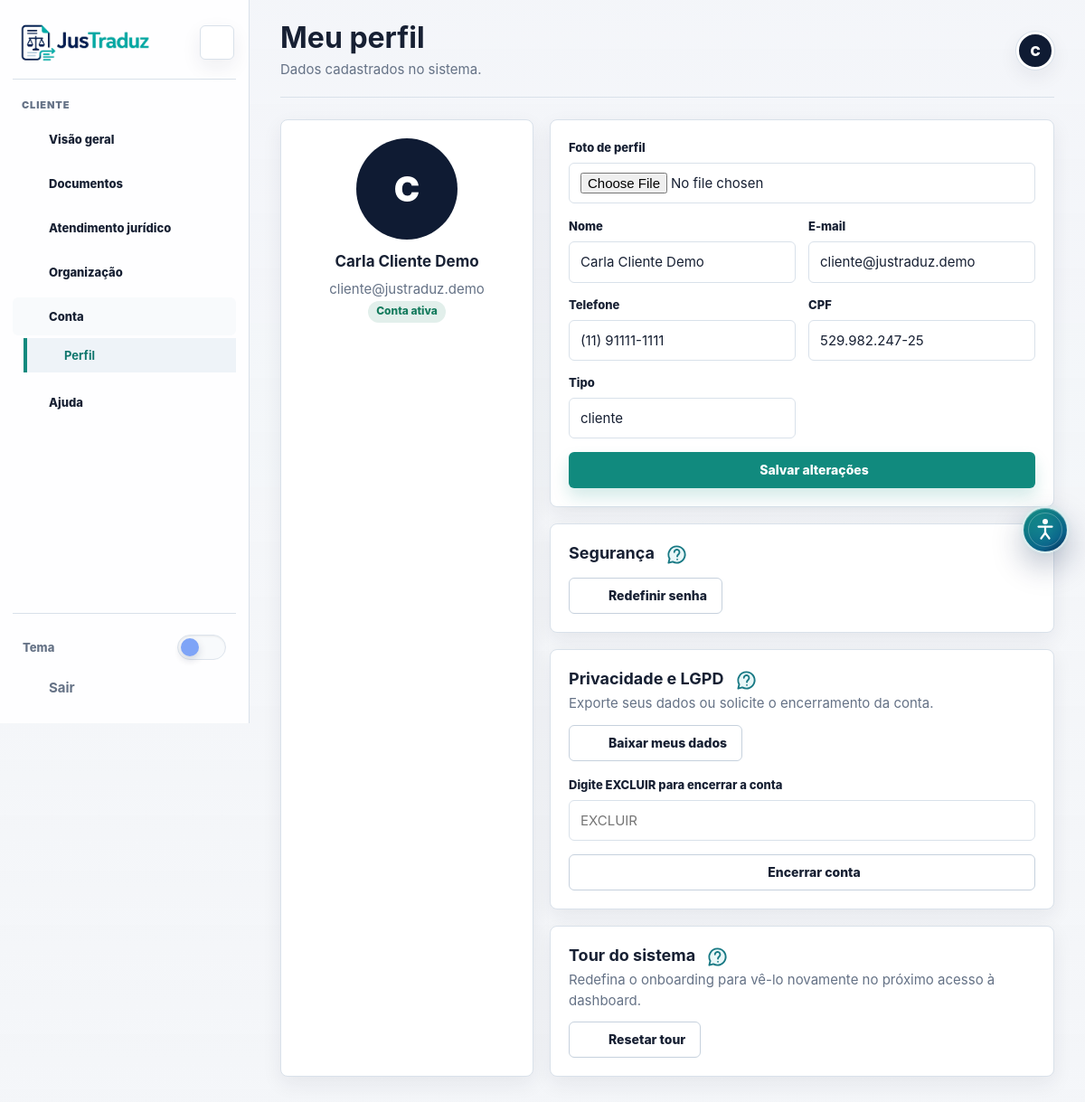
Screenshot of /frontend/perfil.php (signed in) with the database file from the repository.
### tables this page shows
CREATE TABLE IF NOT EXISTS users (
    id INT AUTO_INCREMENT PRIMARY KEY,
    nome VARCHAR(100) NOT NULL,
    email VARCHAR(100) UNIQUE NOT NULL,
    senha VARCHAR(255) NOT NULL,
    tipo ENUM('cliente', 'advogado', 'estagiario', 'admin') NOT NULL,
    
    oab VARCHAR(20),
    oab_uf VARCHAR(10),
    oab_status VARCHAR(50),
    oab_rejection_reason TEXT NULL,
    oab_submitted_at DATETIME NULL,
    oab_validated_at DATETIME NULL,
    oab_validated_by INT NULL,
    oab_parametro TEXT,
    oab_verificado BOOLEAN DEFAULT FALSE,

     
    oab_tipo VARCHAR(50),
    status_cna ENUM('pendente', 'verificado', 'invalido', 'nao_encontrado') DEFAULT 'pendente',
    cna_validado_em DATETIME NULL,
    cna_origem VARCHAR(50) NULL,
    cna_payload_cache TEXT NULL,
    cna_ultimo_erro TEXT NULL,
    cna_tentativas INT DEFAULT 0,
    
    telefone VARCHAR(25),
    cpf VARCHAR(14),
    foto_perfil VARCHAR(255),
    google_sub VARCHAR(255) UNIQUE,
    google_picture VARCHAR(255),
    google_linked_at DATETIME NULL,
    provider VARCHAR(30) NULL,
    profile_completed BOOLEAN DEFAULT TRUE,
    email_verified_at DATETIME NULL,
    status ENUM('ativo','inativo') DEFAULT 'ativo',
    created_at TIMESTAMP DEFAULT CURRENT_TIMESTAMP,
    updated_at DATETIME NULL DEFAULT NULL ON UPDATE CURRENT_TIMESTAMP,
    INDEX idx_users_tipo_status (tipo, status),
    UNIQUE KEY uniq_users_cpf (cpf),
    INDEX idx_users_oab_status (oab_status),
    INDEX idx_users_provider (provider),
    INDEX idx_users_google_sub (google_sub),
    FOREIGN KEY (oab_validated_by) REFERENCES users(id) ON DELETE SET NULL
) DEFAULT CHARSET=utf8mb4;

### frontend/app/ui/components.php (the view, shortened to what the rows shown need)
<?php
function render_sidebar(string $type, string $active, bool $isAdminPath = false): void
{
    $logoutPath = app_url('/backend/public/index.php?rota=/auth/logout');
    $label = sidebar_profile_label($type);
    $navigationModules = sidebar_navigation_modules($type, $isAdminPath);
    ?>
    <aside class="sidebar" id="dashboard-sidebar" data-sidebar aria-label="Navegação principal">
      <div class="sidebar-head">
        <button type="button" class="sidebar-brand" data-sidebar-brand-toggle aria-controls="dashboard-sidebar" aria-expanded="true" aria-label="Logo JusTraduz">
        </button>
        <button type="button" class="sidebar-toggle" data-sidebar-toggle aria-controls="dashboard-sidebar" aria-expanded="true" aria-label="Recolher menu lateral" title="Recolher menu lateral">
        </button>
      </div>
      <div class="side-label"><?= e($label) ?></div>
      <nav class="sidebar-navigation" aria-label="Módulos da aplicação">
        <?php foreach ($navigationModules as $module): ?>
          <?php
            $moduleActive = false;
            foreach ($module['items'] as $moduleItem) {
                if (sidebar_item_is_active($moduleItem['href'], $active)) {
                    $moduleActive = true;
                    break;
                }
            }
          ?>
          <section class="sidebar-module<?= $moduleActive ? ' is-open has-active-item' : '' ?>" data-sidebar-module data-module-key="<?= e($type . ':' . $module['id']) ?>">
          </section>
        <?php endforeach; ?>
        <section class="sidebar-module" data-sidebar-module data-module-key="<?= e($type . ':help') ?>">
        </section>
      </nav>
      <div class="sidebar-footer">
        <div class="sidebar-theme-control">
        </div>
        <form action="<?= e($logoutPath) ?>" method="post">
        </form>
      </div>
    </aside>
    <link rel="stylesheet" href="<?= e(context_help_asset_path($isAdminPath, 'css')) ?>">
    <?php
}
    ?>
    <?php
function help_icon(string $title, string $description): string
{
    return '<button type="button" class="help-dot"'
        . ' data-help-title="' . e($title) . '"'
        . ' data-help-description="' . e($description) . '"'
        . ' aria-label="Ajuda: ' . e($title) . '">'
        . icon_svg('help-bubble')
        . '</button>';
}
function context_help_description(string $label, string $profile = ''): string
{
    $normalized = strtolower(iconv('UTF-8', 'ASCII//TRANSLIT//IGNORE', $label) ?: $label);
    foreach ($descriptions as $needle => $description) {
        if (str_contains($normalized, $needle)) {
            return $description;
        }
    }
    return 'Use esta página para consultar e executar as funções disponíveis. Confira as informações antes de alterar e não exponha dados pessoais ou jurídicos.';
}
function render_onboarding_assets(
    string $tourKey,
    string $tourVersion,
    string $profile,
    bool $autoStart = true
): void {
    $isAdminPath = str_contains($_SERVER['SCRIPT_NAME'] ?? '', '/frontend/admin/');
    $assetPrefix = $isAdminPath ? '../' : '';
    ?>
    <link rel="stylesheet" href="<?= e($assetPrefix) ?>assets/css/onboarding.css?v=2026.06.11-8">
    <?php
}
function render_topbar(string $title, string $subtitle, string $roleLabel): void
{
    ?>
    <header class="topbar">
      <div>
        <h1><?= e($title) ?> <?= help_icon('Sobre esta página', context_help_description($title, current_user_type())) ?></h1>
      </div>
    </header>
    <?php
}
function context_help_asset_path(bool $isAdminPath, string $type): string
{
    $path = $isAdminPath ? '../assets/' : 'assets/';
    return $path . ($type === 'css' ? 'css/onboarding.css' : 'js/context-help.js') . '?v=2026.06.11-7';
}
function sidebar_profile_label(string $type): string
{
    return match ($type) {
        'advogado' => 'Advogado',
        'estagiario' => 'Estagiário',
        'admin' => 'Administração',
        default => 'Cliente',
    };
}

### frontend/pages/app/perfil.php (shortened to what the rows shown need)
<?php
require_once dirname(__DIR__, 2) . '/app/bootstrap.php';
$type = current_user_type();
$user = fetch_one(
    $pdo,
    'SELECT nome, email, tipo, telefone, cpf, foto_perfil, google_picture, oab, oab_uf, oab_status, oab_verificado, status_cna, cna_validado_em, cna_origem, cna_ultimo_erro
     FROM users
     WHERE id = ?',
    [current_user_id()]
);
$profileTourKey = match ($type) {
    'advogado' => 'dashboard_advogado',
    'estagiario' => 'dashboard_estagiario',
    'admin' => 'dashboard_admin',
    default => 'dashboard_cliente',
};
?>
<!DOCTYPE html>
<html lang="pt-BR">
<head>
  <link rel="stylesheet" href="assets/css/style.css?v=sidebar-open-button-1">
</head>
<body>
  <div class="app-shell">
    <?php render_sidebar($type, 'perfil.php'); ?>
    <main class="app-main">
      <?php render_topbar('Meu perfil', 'Dados cadastrados no sistema.', current_user_name()); ?>
      <section class="profile-layout">
        <aside class="card text-center">
          <div class="profile-photo">
            <span class="avatar-initial"><?= e(substr($user['nome'] ?? 'U', 0, 1)) ?></span>
          </div>
          <h3><?= e($user['nome'] ?? '') ?></h3>
          <p><?= e($user['email'] ?? '') ?></p>
          <p class="mt-12"><span class="badge badge-success">Conta ativa</span></p>
        </aside>
        <div class="profile-main">
          <form class="card auth-form" action="<?= e(app_url('/backend/public/index.php?rota=/profile/update')) ?>" method="post" enctype="multipart/form-data">
            <div class="form-grid">
              <div class="field"><label for="nome">Nome</label><input class="input" id="nome" name="nome" value="<?= e($user['nome'] ?? '') ?>" required></div>
              <div class="field"><label for="email">E-mail</label><input class="input" id="email" name="email" type="email" value="<?= e($user['email'] ?? '') ?>" required></div>
              <div class="field"><label for="telefone">Telefone</label><input class="input" id="telefone" name="telefone" type="tel" inputmode="tel" autocomplete="tel" maxlength="15" placeholder="(00) 00000-0000" value="<?= e($user['telefone'] ?? '') ?>"></div>
              <?php if (($user['tipo'] ?? '') === 'cliente'): ?>
                <div class="field"><label for="cpf">CPF</label><input class="input" id="cpf" name="cpf" type="text" inputmode="numeric" maxlength="14" placeholder="000.000.000-00" value="<?= e($user['cpf'] ?? '') ?>"></div>
              <?php endif; ?>
              <div class="field"><label for="tipo">Tipo</label><input class="input" id="tipo" value="<?= e($user['tipo'] ?? '') ?>" disabled></div>
            </div>
          </form>
          <section class="card">
            <div class="dash-section-title"><h2>Segurança</h2></div>
          </section>
          <section class="card">
            <div class="dash-section-title">
              <div>
                <h2>Privacidade e LGPD</h2>
              </div>
            </div>
          </section>
          <section class="card">
            <div class="dash-section-title">
              <div>
                <h2>Tour do sistema</h2>
              </div>
            </div>
          </section>
        </div>
      </section>
    </main>
  </div>
  <?php render_onboarding_assets($profileTourKey, '2026.06.11', $type, false); ?>
</body>
</html>

### rows the page displays
users: tipo "CLIENTE", nome "C", nome "Carla Cliente Demo", email "cliente@justraduz.demo", telefone "(11) 91111-1111", cpf "529.982.247-25", tipo "cliente"

### other values shown
$module['label'] "Visão geral"
$module['label'] "Documentos"
$module['label'] "Atendimento jurídico"
$module['label'] "Organização"
$module['label'] "Conta"
$item['label'] "Perfil"
$title "Meu perfil"
$subtitle "Dados cadastrados no sistema."
$initial "C"
